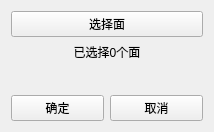
<?xml version="1.0" encoding="UTF-8"?>
<ui version="4.0">
 <class>NctiSplitFaces</class>
 <widget class="QWidget" name="NctiSplitFaces">
  <property name="geometry">
   <rect>
    <x>0</x>
    <y>0</y>
    <width>214</width>
    <height>132</height>
   </rect>
  </property>
  <property name="windowTitle">
   <string>Form</string>
  </property>
  <layout class="QVBoxLayout" name="verticalLayout">
   <item>
    <layout class="QVBoxLayout" name="verticalLayout_2">
     <item>
      <widget class="QPushButton" name="pick_obj_bnt">
       <property name="text">
        <string>选择面</string>
       </property>
      </widget>
     </item>
     <item>
      <widget class="QLabel" name="pick_obj_lab">
       <property name="layoutDirection">
        <enum>Qt::LeftToRight</enum>
       </property>
       <property name="text">
        <string>已选择0个面</string>
       </property>
       <property name="alignment">
        <set>Qt::AlignCenter</set>
       </property>
      </widget>
     </item>
    </layout>
   </item>
   <item>
    <spacer name="verticalSpacer">
     <property name="orientation">
      <enum>Qt::Vertical</enum>
     </property>
     <property name="sizeHint" stdset="0">
      <size>
       <width>20</width>
       <height>31</height>
      </size>
     </property>
    </spacer>
   </item>
   <item>
    <layout class="QHBoxLayout" name="horizontalLayout_4">
     <item>
      <widget class="QPushButton" name="pushButton_ok">
       <property name="text">
        <string>确定</string>
       </property>
      </widget>
     </item>
     <item>
      <widget class="QPushButton" name="pushButton_cancel">
       <property name="text">
        <string>取消</string>
       </property>
      </widget>
     </item>
    </layout>
   </item>
  </layout>
 </widget>
 <resources/>
 <connections/>
</ui>
